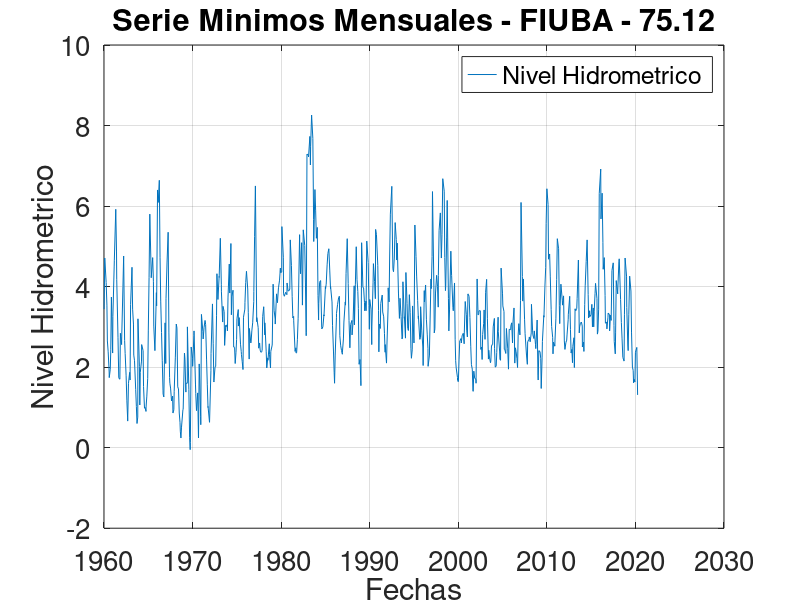

This chart was generated by the following MATLAB code:
close all
clear all

% Leemos datos del archivo
datos = load('Corrientes_1960-2020.dat');

%-------------------------------FUNCIONES--------------------------------------%

% vectorFechas: es un vector con fechas
% vectorNivelesHidrometricos: es un vector con los niveles hidrometricos
% titulo: es el titulo que va a tener el grafico
%
% Hace el grafico
function resultado = graficar(vectorFechas, vectorNivelesHidrometricos, titulo)
  % Lista de elementos a graficar
  legend_list = {"Nivel Hidrometrico"};
  
  % Graficador
  plot(vectorFechas, vectorNivelesHidrometricos, '-');
  
  datetick(gca);

  legend(legend_list);
  
  % Título
  title(titulo);

  % Rótulos de ejes
  xlabel("Fechas",'fontsize',10)
  ylabel("Nivel Hidrometrico",'fontsize',14)
  
  % Grilla
  grid

  % Tamaño de letra de los n
  set(gca,'fontsize',20); % sets font of numbers on axes
  
  print -djpg serie_minimos_mensuales.jpg
endfunction

% datos: matriz con los datos tal cual los cargamos desde el inicio del programa
%
% Devuelve un vector con las fechas transformadas de manera que pueda ser ploteada
function resultado = convertirFechas(datos)
  vectorFechas = [];
  
  for i=1:rows(datos)
    anio = datos(i,3);
    mes = datos(i,2);
    dia = datos(i,1);
    
    vectorFechas(i,1) = datenum(anio,mes,dia);
  endfor
  resultado = vectorFechas;
endfunction

% datos: matriz con los datos tal cual los cargamos desde el inicio del programa
%
% Devuelve una matriz que tiene la misma cantidad de columnas que "datos"
% Ademas, tambien mantiene el formato donde las columnas son dia mes anio nivel-hidrometrico
function resultado = minimos_anuales(datos)
  matrizMinimosAnuales = [];
  dimension = rows(datos);
  i = 1;
  j = 1;
  
  while i <= dimension
    anio = datos(i,3);
    mes = datos(i,2);
    dia = datos(i,1);
    minimo_anual = datos(i,4);

    % Busco el minimo del año
    while i <= dimension && datos(i,3) == anio
      if(datos(i,4) < minimo_anual)
        dia = datos(i,1);
        mes = datos(i,2);
        minimo_anual = datos(i,4);
      endif
      i = i + 1;
    endwhile
    
    % El año 2020 no esta completo asi que no lo tomamos
    if anio == 2020
      break;
    endif
    
    matrizMinimosAnuales(j,:) = [dia, mes, anio, minimo_anual];
    j = j + 1;
  endwhile
  resultado = matrizMinimosAnuales;
endfunction

function resultado = minimos_mensuales(datos)
  matrizPromediosMensuales = [];
  dimension = rows(datos);
  i = 1;
  j = 1;

  while i <= dimension
    anio = datos(i,3);
    mes = datos(i,2);
    dia = datos(i,1);
    minimo_mensual = datos(i,4);

    % Busca minimo del mes
    while i <= dimension && datos(i,2) == mes
      if datos(i,4) < minimo_mensual
        minimo_mensual = datos(i,4);
        mes = datos(i,2);
        dia = datos(i,1);
      endif
      
      i = i + 1;
    endwhile
    
    % Termina el programa cuando llego a abril 2020 ya esta incompleto este mes.
    if anio == 2020 && mes == 4
      break;
    endif
    
    matrizPromediosMensuales(j,:) = [dia, mes, anio, minimo_mensual];
    j = j + 1;
  endwhile
  
  resultado = matrizPromediosMensuales;
endfunction

% Devuelve un vector con datos del mes que tiene en promedio el menor nivel hidrometrico
function resultado = obtener_mes_minimo_promedio(datos)
  dimension = rows(datos);
  minimo = datos(1,4)
  vectorConMinimo = datos(1,:);
  i = 1;
  
  while i <= dimension    
    if datos(i,4) < minimo
      minimo = datos(i,4);
      vectorConMinimo = datos(i,:);
    endif
  
  i = i + 1;
  endwhile
  
  resultado = vectorConMinimo;
endfunction

% Devuelve matriz con el rango del periodo especificado
function resultado = recortar_periodo(datos,desdeAnio,hastaAnio)
  nuevosDatos = [];
  j = 1;
  
  for i=1:rows(datos)
    if (datos(i,3) >= desdeAnio) && (datos(i,3) <= hastaAnio)
      nuevosDatos(j,:) = datos(i,:);
      j = j + 1;
    endif
  endfor
  
  resultado = nuevosDatos;
endfunction

% Ordena la matriz por niveles hidrometricos de menor a mayor
function s = bubblesort(v)
  itemCount = length(v);
  do
    hasChanged = false;
    itemCount--;
    for i = 1:itemCount
      if ( v(i,4) > v(i+1,4) )
        aux = v(i,:);
        v(i,:) = v(i+1,:);
        v(i+1,:) = aux;
        hasChanged = true;
      endif
     endfor
  until(hasChanged == false)
  s = v;
endfunction

%-------------------------------FIN DE FUNCIONES-------------------------------%

% Punto a del ejercicio
%vectorFechas = convertirFechas(datos);
%graficar(vectorFechas, datos(:,4), "Serie Completa - FIUBA - 75.12");

% Punto b del ejercicio
%matrizMinimosAnuales = minimos_anuales(datos);
%vectorFechas = convertirFechas(matrizMinimosAnuales);
%graficar(vectorFechas,matrizMinimosAnuales(:,4),"Serie de Minimos Anuales - FIUBA - 75.12");

% Punto c del ejercicio
matrizPromediosMensuales = minimos_mensuales(datos);

% El mes es Septiembre del año 1969 y el valor del promedio es 0.-0.050000
vectorMesMinimo = obtener_mes_minimo_promedio(matrizPromediosMensuales);

%periodoRecortado = recortar_periodo(datos,1969,1969); 
vectorFechas = convertirFechas(matrizPromediosMensuales);
graficar(vectorFechas,matrizPromediosMensuales(:,4),"Serie Minimos Mensuales - FIUBA - 75.12");

% Punto d del ejercicio
%matrizMinimosAnuales = minimos_anuales(datos);
%nuevoPeriodo = recortar_periodo(matrizMinimosAnuales, 1975,2020);

% No se pide graficar en el punto d, asi que esto no es necesario hacerlo.
%vectorFechas = convertirFechas(nuevoPeriodo);
%graficar(vectorFechas,nuevoPeriodo(:,4),"Serie 1975 - 2020 - FIUBA - 75.12");

%periodoOrdenado = bubblesort(nuevoPeriodo); # Ordena de menor a mayor por niveles hidrometricos
%dlmwrite('ranking_5_principales_bajantes.csv', periodoOrdenado); #Exportar datos como archivo .csv
